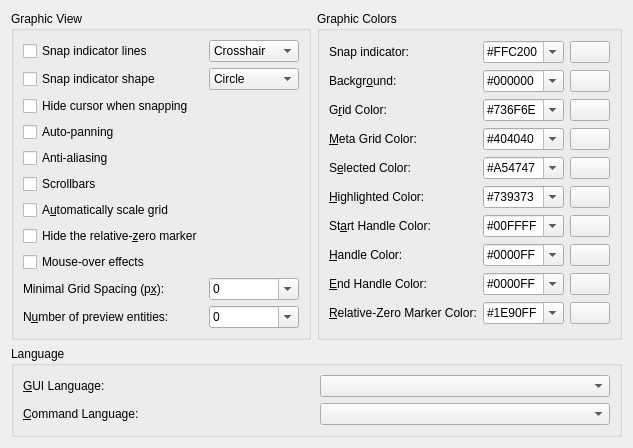
     <widget class="QWidget" name="tab_1">
      <attribute name="title">
       <string>&amp;Appearance</string>
      </attribute>
      <layout class="QGridLayout" name="gridLayout_3">
       <item row="3" column="0" colspan="2">
        <widget class="QGroupBox" name="bgLanguage">
         <property name="sizePolicy">
          <sizepolicy hsizetype="Preferred" vsizetype="Maximum">
           <horstretch>0</horstretch>
           <verstretch>0</verstretch>
          </sizepolicy>
         </property>
         <property name="title">
          <string>Language</string>
         </property>
         <layout class="QGridLayout" name="language_layout">
          <item row="0" column="0">
           <widget class="QLabel" name="lLanguage">
            <property name="text">
             <string>&amp;GUI Language:</string>
            </property>
            <property name="wordWrap">
             <bool>false</bool>
            </property>
            <property name="buddy">
             <cstring>cbLanguage</cstring>
            </property>
           </widget>
          </item>
          <item row="1" column="1">
           <widget class="QComboBox" name="cbLanguageCmd"/>
          </item>
          <item row="1" column="0">
           <widget class="QLabel" name="lLanguageCmd">
            <property name="text">
             <string>&amp;Command Language:</string>
            </property>
            <property name="wordWrap">
             <bool>false</bool>
            </property>
            <property name="buddy">
             <cstring>cbLanguageCmd</cstring>
            </property>
           </widget>
          </item>
          <item row="0" column="1">
           <widget class="QComboBox" name="cbLanguage"/>
          </item>
         </layout>
        </widget>
       </item>
       <item row="0" column="0" rowspan="3">
        <widget class="QGroupBox" name="bgGraphicView">
         <property name="sizePolicy">
          <sizepolicy hsizetype="Preferred" vsizetype="Preferred">
           <horstretch>0</horstretch>
           <verstretch>0</verstretch>
          </sizepolicy>
         </property>
         <property name="title">
          <string>Graphic View</string>
         </property>
         <layout class="QGridLayout" name="graphic_view_layout">
          <item row="3" column="0">
           <widget class="QCheckBox" name="cb_autopanning">
            <property name="text">
             <string>Auto-panning</string>
            </property>
           </widget>
          </item>
          <item row="11" column="0">
           <widget class="QLabel" name="lMaxPreview">
            <property name="text">
             <string>N&amp;umber of preview entities:</string>
            </property>
            <property name="wordWrap">
             <bool>false</bool>
            </property>
            <property name="buddy">
             <cstring>cbMaxPreview</cstring>
            </property>
           </widget>
          </item>
          <item row="1" column="0">
           <widget class="QCheckBox" name="indicator_shape_checkbox">
            <property name="text">
             <string>Snap indicator shape</string>
            </property>
           </widget>
          </item>
          <item row="10" column="1">
           <widget class="QComboBox" name="cbMinGridSpacing">
            <property name="editable">
             <bool>true</bool>
            </property>
            <item>
             <property name="text">
              <string notr="true">0</string>
             </property>
            </item>
            <item>
             <property name="text">
              <string notr="true">4</string>
             </property>
            </item>
            <item>
             <property name="text">
              <string notr="true">5</string>
             </property>
            </item>
            <item>
             <property name="text">
              <string notr="true">6</string>
             </property>
            </item>
            <item>
             <property name="text">
              <string notr="true">8</string>
             </property>
            </item>
            <item>
             <property name="text">
              <string notr="true">10</string>
             </property>
            </item>
            <item>
             <property name="text">
              <string notr="true">15</string>
             </property>
            </item>
            <item>
             <property name="text">
              <string notr="true">20</string>
             </property>
            </item>
           </widget>
          </item>
          <item row="2" column="0">
           <widget class="QCheckBox" name="cursor_hiding_checkbox">
            <property name="text">
             <string>Hide cursor when snapping</string>
            </property>
           </widget>
          </item>
          <item row="5" column="0">
           <widget class="QCheckBox" name="scrollbars_check_box">
            <property name="text">
             <string>Scrollbars</string>
            </property>
           </widget>
          </item>
          <item row="4" column="0">
           <widget class="QCheckBox" name="cb_antialiasing">
            <property name="text">
             <string>Anti-aliasing</string>
            </property>
           </widget>
          </item>
          <item row="0" column="1">
           <widget class="QComboBox" name="indicator_lines_combobox">
            <property name="accessibleDescription">
             <string notr="true"/>
            </property>
            <item>
             <property name="text">
              <string notr="true">Crosshair</string>
             </property>
            </item>
            <item>
             <property name="text">
              <string notr="true">Crosshair2</string>
             </property>
            </item>
            <item>
             <property name="text">
              <string notr="true">Isometric</string>
             </property>
            </item>
            <item>
             <property name="text">
              <string notr="true">Spiderweb</string>
             </property>
            </item>
           </widget>
          </item>
          <item row="1" column="1">
           <widget class="QComboBox" name="indicator_shape_combobox">
            <property name="accessibleDescription">
             <string notr="true"/>
            </property>
            <item>
             <property name="text">
              <string notr="true">Circle</string>
             </property>
            </item>
            <item>
             <property name="text">
              <string notr="true">Point</string>
             </property>
            </item>
            <item>
             <property name="text">
              <string notr="true">Square</string>
             </property>
            </item>
           </widget>
          </item>
          <item row="7" column="0">
           <widget class="QCheckBox" name="cbScaleGrid">
            <property name="text">
             <string>A&amp;utomatically scale grid</string>
            </property>
            <property name="shortcut">
             <string>Alt+U</string>
            </property>
           </widget>
          </item>
          <item row="8" column="0">
           <widget class="QCheckBox" name="cbHideRelativeZero">
            <property name="text">
             <string>Hide the relative-&amp;zero marker</string>
            </property>
            <property name="shortcut">
             <string>Alt+Z</string>
            </property>
           </widget>
          </item>
          <item row="0" column="0">
           <widget class="QCheckBox" name="indicator_lines_checkbox">
            <property name="text">
             <string>Snap indicator lines</string>
            </property>
            <property name="shortcut">
             <string>Alt+S</string>
            </property>
           </widget>
          </item>
          <item row="11" column="1">
           <widget class="QComboBox" name="cbMaxPreview">
            <property name="editable">
             <bool>true</bool>
            </property>
            <item>
             <property name="text">
              <string notr="true">0</string>
             </property>
            </item>
            <item>
             <property name="text">
              <string notr="true">50</string>
             </property>
            </item>
            <item>
             <property name="text">
              <string notr="true">100</string>
             </property>
            </item>
            <item>
             <property name="text">
              <string notr="true">200</string>
             </property>
            </item>
            <item>
             <property name="text">
              <string notr="true">400</string>
             </property>
            </item>
            <item>
             <property name="text">
              <string notr="true">800</string>
             </property>
            </item>
           </widget>
          </item>
          <item row="10" column="0">
           <widget class="QLabel" name="lMinGridSpacing">
            <property name="text">
             <string>Minimal Grid Spacing (p&amp;x):</string>
            </property>
            <property name="wordWrap">
             <bool>false</bool>
            </property>
            <property name="buddy">
             <cstring>cbMaxPreview</cstring>
            </property>
           </widget>
          </item>
          <item row="9" column="0">
           <widget class="QCheckBox" name="cbVisualizeHovering">
            <property name="toolTip">
             <string>Visualize the entity under the cursor</string>
            </property>
            <property name="text">
             <string>Mouse-over effects</string>
            </property>
           </widget>
          </item>
         </layout>
        </widget>
       </item>
       <item row="0" column="1" rowspan="3">
        <widget class="QGroupBox" name="bgGraphicColors">
         <property name="sizePolicy">
          <sizepolicy hsizetype="Minimum" vsizetype="Preferred">
           <horstretch>0</horstretch>
           <verstretch>0</verstretch>
          </sizepolicy>
         </property>
         <property name="title">
          <string>Graphic Colors</string>
         </property>
         <property name="flat">
          <bool>false</bool>
         </property>
         <layout class="QGridLayout" name="graphicColGridLayout">
          <item row="7" column="2">
           <widget class="QComboBox" name="cbHandleColor">
            <property name="accessibleDescription">
             <string notr="true"/>
            </property>
            <property name="editable">
             <bool>true</bool>
            </property>
            <item>
             <property name="text">
              <string notr="true">#0000FF</string>
             </property>
            </item>
           </widget>
          </item>
          <item row="8" column="0">
           <widget class="QLabel" name="label_3">
            <property name="text">
             <string>&amp;End Handle Color:</string>
            </property>
            <property name="buddy">
             <cstring>cbEndHandleColor</cstring>
            </property>
           </widget>
          </item>
          <item row="9" column="0">
           <widget class="QLabel" name="lRelativeZeroColor">
            <property name="text">
             <string>&amp;Relative-Zero Marker Color:</string>
            </property>
            <property name="buddy">
             <cstring>cbRelativeZeroColor</cstring>
            </property>
           </widget>
          </item>
          <item row="2" column="0">
           <widget class="QLabel" name="lGridColor">
            <property name="text">
             <string>G&amp;rid Color:</string>
            </property>
            <property name="wordWrap">
             <bool>false</bool>
            </property>
            <property name="buddy">
             <cstring>cbGridColor</cstring>
            </property>
           </widget>
          </item>
          <item row="8" column="2">
           <widget class="QComboBox" name="cbEndHandleColor">
            <property name="accessibleDescription">
             <string notr="true"/>
            </property>
            <property name="editable">
             <bool>true</bool>
            </property>
            <item>
             <property name="text">
              <string notr="true">#0000FF</string>
             </property>
            </item>
           </widget>
          </item>
          <item row="9" column="2">
           <widget class="QComboBox" name="cbRelativeZeroColor">
            <property name="accessibleDescription">
             <string notr="true"/>
            </property>
            <property name="editable">
             <bool>true</bool>
            </property>
            <item>
             <property name="text">
              <string notr="true">#1E90FF</string>
             </property>
            </item>
            <item>
             <property name="text">
              <string notr="true">#FFC200</string>
             </property>
            </item>
           </widget>
          </item>
          <item row="1" column="3">
           <widget class="QPushButton" name="pb_background">
            <property name="sizePolicy">
             <sizepolicy hsizetype="Maximum" vsizetype="Fixed">
              <horstretch>0</horstretch>
              <verstretch>0</verstretch>
             </sizepolicy>
            </property>
            <property name="text">
             <string/>
            </property>
            <property name="icon">
             <iconset resource="../../../res/ui/ui.qrc">
              <normaloff>:/ui/colorxx.png</normaloff>:/ui/colorxx.png</iconset>
            </property>
           </widget>
          </item>
          <item row="2" column="3">
           <widget class="QPushButton" name="pb_grid">
            <property name="sizePolicy">
             <sizepolicy hsizetype="Maximum" vsizetype="Fixed">
              <horstretch>0</horstretch>
              <verstretch>0</verstretch>
             </sizepolicy>
            </property>
            <property name="text">
             <string/>
            </property>
            <property name="icon">
             <iconset resource="../../../res/ui/ui.qrc">
              <normaloff>:/ui/colorxx.png</normaloff>:/ui/colorxx.png</iconset>
            </property>
           </widget>
          </item>
          <item row="3" column="3">
           <widget class="QPushButton" name="pb_meta">
            <property name="sizePolicy">
             <sizepolicy hsizetype="Maximum" vsizetype="Fixed">
              <horstretch>0</horstretch>
              <verstretch>0</verstretch>
             </sizepolicy>
            </property>
            <property name="text">
             <string/>
            </property>
            <property name="icon">
             <iconset resource="../../../res/ui/ui.qrc">
              <normaloff>:/ui/colorxx.png</normaloff>:/ui/colorxx.png</iconset>
            </property>
           </widget>
          </item>
          <item row="4" column="3">
           <widget class="QPushButton" name="pb_selected">
            <property name="sizePolicy">
             <sizepolicy hsizetype="Maximum" vsizetype="Fixed">
              <horstretch>0</horstretch>
              <verstretch>0</verstretch>
             </sizepolicy>
            </property>
            <property name="text">
             <string/>
            </property>
            <property name="icon">
             <iconset resource="../../../res/ui/ui.qrc">
              <normaloff>:/ui/colorxx.png</normaloff>:/ui/colorxx.png</iconset>
            </property>
           </widget>
          </item>
          <item row="5" column="3">
           <widget class="QPushButton" name="pb_highlighted">
            <property name="sizePolicy">
             <sizepolicy hsizetype="Maximum" vsizetype="Fixed">
              <horstretch>0</horstretch>
              <verstretch>0</verstretch>
             </sizepolicy>
            </property>
            <property name="text">
             <string/>
            </property>
            <property name="icon">
             <iconset resource="../../../res/ui/ui.qrc">
              <normaloff>:/ui/colorxx.png</normaloff>:/ui/colorxx.png</iconset>
            </property>
           </widget>
          </item>
          <item row="6" column="3">
           <widget class="QPushButton" name="pb_start">
            <property name="sizePolicy">
             <sizepolicy hsizetype="Maximum" vsizetype="Fixed">
              <horstretch>0</horstretch>
              <verstretch>0</verstretch>
             </sizepolicy>
            </property>
            <property name="text">
             <string/>
            </property>
            <property name="icon">
             <iconset resource="../../../res/ui/ui.qrc">
              <normaloff>:/ui/colorxx.png</normaloff>:/ui/colorxx.png</iconset>
            </property>
           </widget>
          </item>
          <item row="7" column="3">
           <widget class="QPushButton" name="pb_handle">
            <property name="sizePolicy">
             <sizepolicy hsizetype="Maximum" vsizetype="Fixed">
              <horstretch>0</horstretch>
              <verstretch>0</verstretch>
             </sizepolicy>
            </property>
            <property name="text">
             <string/>
            </property>
            <property name="icon">
             <iconset resource="../../../res/ui/ui.qrc">
              <normaloff>:/ui/colorxx.png</normaloff>:/ui/colorxx.png</iconset>
            </property>
           </widget>
          </item>
          <item row="8" column="3">
           <widget class="QPushButton" name="pb_end">
            <property name="sizePolicy">
             <sizepolicy hsizetype="Maximum" vsizetype="Fixed">
              <horstretch>0</horstretch>
              <verstretch>0</verstretch>
             </sizepolicy>
            </property>
            <property name="text">
             <string/>
            </property>
            <property name="icon">
             <iconset resource="../../../res/ui/ui.qrc">
              <normaloff>:/ui/colorxx.png</normaloff>:/ui/colorxx.png</iconset>
            </property>
           </widget>
          </item>
          <item row="9" column="3">
           <widget class="QPushButton" name="pb_relativeZeroColor">
            <property name="sizePolicy">
             <sizepolicy hsizetype="Maximum" vsizetype="Fixed">
              <horstretch>0</horstretch>
              <verstretch>0</verstretch>
             </sizepolicy>
            </property>
            <property name="text">
             <string/>
            </property>
            <property name="icon">
             <iconset resource="../../../res/ui/ui.qrc">
              <normaloff>:/ui/colorxx.png</normaloff>:/ui/colorxx.png</iconset>
            </property>
           </widget>
          </item>
          <item row="5" column="0">
           <widget class="QLabel" name="lHighlightedColor">
            <property name="text">
             <string>&amp;Highlighted Color:</string>
            </property>
            <property name="wordWrap">
             <bool>false</bool>
            </property>
            <property name="buddy">
             <cstring>cbMetaGridColor</cstring>
            </property>
           </widget>
          </item>
          <item row="5" column="2">
           <widget class="QComboBox" name="cbHighlightedColor">
            <property name="accessibleDescription">
             <string notr="true"/>
            </property>
            <property name="editable">
             <bool>true</bool>
            </property>
            <item>
             <property name="text">
              <string notr="true">#739373</string>
             </property>
            </item>
           </widget>
          </item>
          <item row="3" column="0">
           <widget class="QLabel" name="lMetaGridColor">
            <property name="text">
             <string>&amp;Meta Grid Color:</string>
            </property>
            <property name="wordWrap">
             <bool>false</bool>
            </property>
            <property name="buddy">
             <cstring>cbMetaGridColor</cstring>
            </property>
           </widget>
          </item>
          <item row="4" column="2">
           <widget class="QComboBox" name="cbSelectedColor">
            <property name="accessibleDescription">
             <string notr="true"/>
            </property>
            <property name="editable">
             <bool>true</bool>
            </property>
            <item>
             <property name="text">
              <string notr="true">#A54747</string>
             </property>
            </item>
           </widget>
          </item>
          <item row="4" column="0">
           <widget class="QLabel" name="lSelectedColor">
            <property name="text">
             <string>S&amp;elected Color:</string>
            </property>
            <property name="wordWrap">
             <bool>false</bool>
            </property>
            <property name="buddy">
             <cstring>cbMetaGridColor</cstring>
            </property>
           </widget>
          </item>
          <item row="2" column="2">
           <widget class="QComboBox" name="cbGridColor">
            <property name="accessibleDescription">
             <string notr="true"/>
            </property>
            <property name="editable">
             <bool>true</bool>
            </property>
            <item>
             <property name="text">
              <string notr="true">#736F6E</string>
             </property>
            </item>
           </widget>
          </item>
          <item row="6" column="0">
           <widget class="QLabel" name="lStartHandleColor">
            <property name="text">
             <string>St&amp;art Handle Color:</string>
            </property>
            <property name="buddy">
             <cstring>cbStartHandleColor</cstring>
            </property>
           </widget>
          </item>
          <item row="1" column="0">
           <widget class="QLabel" name="lBackground">
            <property name="text">
             <string>Backgr&amp;ound:</string>
            </property>
            <property name="wordWrap">
             <bool>false</bool>
            </property>
            <property name="buddy">
             <cstring>cbBackgroundColor</cstring>
            </property>
           </widget>
          </item>
          <item row="1" column="2">
           <widget class="QComboBox" name="cbBackgroundColor">
            <property name="sizePolicy">
             <sizepolicy hsizetype="Preferred" vsizetype="Fixed">
              <horstretch>0</horstretch>
              <verstretch>0</verstretch>
             </sizepolicy>
            </property>
            <property name="accessibleDescription">
             <string notr="true"/>
            </property>
            <property name="editable">
             <bool>true</bool>
            </property>
            <item>
             <property name="text">
              <string notr="true">#000000</string>
             </property>
            </item>
            <item>
             <property name="text">
              <string notr="true">#FFFFFF</string>
             </property>
            </item>
            <item>
             <property name="text">
              <string notr="true">#F0F8FF</string>
             </property>
            </item>
           </widget>
          </item>
          <item row="3" column="2">
           <widget class="QComboBox" name="cbMetaGridColor">
            <property name="accessibleDescription">
             <string notr="true"/>
            </property>
            <property name="editable">
             <bool>true</bool>
            </property>
            <item>
             <property name="text">
              <string notr="true">#404040</string>
             </property>
            </item>
           </widget>
          </item>
          <item row="6" column="2">
           <widget class="QComboBox" name="cbStartHandleColor">
            <property name="accessibleDescription">
             <string notr="true"/>
            </property>
            <property name="editable">
             <bool>true</bool>
            </property>
            <item>
             <property name="text">
              <string notr="true">#00FFFF</string>
             </property>
            </item>
           </widget>
          </item>
          <item row="7" column="0">
           <widget class="QLabel" name="label_2">
            <property name="text">
             <string>&amp;Handle Color:</string>
            </property>
            <property name="buddy">
             <cstring>cbHandleColor</cstring>
            </property>
           </widget>
          </item>
          <item row="0" column="0">
           <widget class="QLabel" name="label_6">
            <property name="text">
             <string>Snap indicator:</string>
            </property>
            <property name="buddy">
             <cstring>cbEndHandleColor</cstring>
            </property>
           </widget>
          </item>
          <item row="0" column="2">
           <widget class="QComboBox" name="cb_snap_color">
            <property name="accessibleDescription">
             <string notr="true"/>
            </property>
            <property name="editable">
             <bool>true</bool>
            </property>
            <item>
             <property name="text">
              <string notr="true">#FFC200</string>
             </property>
            </item>
            <item>
             <property name="text">
              <string>#1E90FF</string>
             </property>
            </item>
           </widget>
          </item>
          <item row="0" column="3">
           <widget class="QPushButton" name="pb_snap_color">
            <property name="sizePolicy">
             <sizepolicy hsizetype="Maximum" vsizetype="Fixed">
              <horstretch>0</horstretch>
              <verstretch>0</verstretch>
             </sizepolicy>
            </property>
            <property name="text">
             <string/>
            </property>
            <property name="icon">
             <iconset resource="../../../res/ui/ui.qrc">
              <normaloff>:/ui/colorxx.png</normaloff>:/ui/colorxx.png</iconset>
            </property>
           </widget>
          </item>
         </layout>
        </widget>
       </item>
      </layout>
     </widget>
